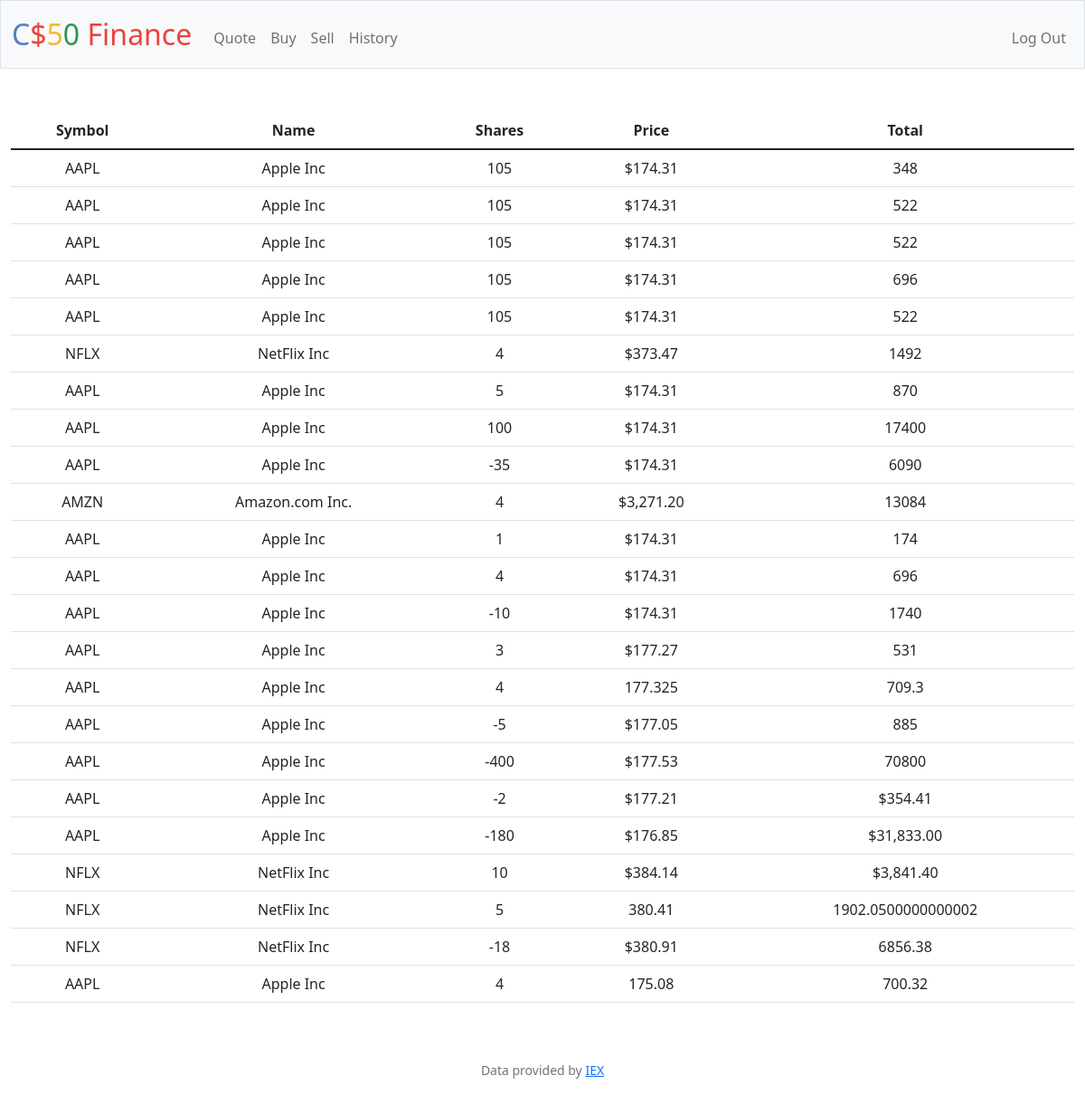
The app's page /history (signed in) with its own data.
### tables this page shows
CREATE TABLE stocks (id INTEGER, Symbol TEXT NOT NULL,Name TEXT NOT NULL,Share INTEGER,Price NUMERIC NOT NULL ,Total NUMERIC NOT NULL, timestamp TEXT, FOREIGN KEY(id) REFERENCES users(id));

### app.py (the view)
@app.route("/history")
@login_required
def history():
    user_id=session["user_id"]
    stocks_db = db.execute("SELECT * FROM stocks WHERE id = ?",user_id)
    return render_template("history.html", stocks=stocks_db)

### app.py (called while the page is built)
@app.after_request
def after_request(response):
    response.headers["Cache-Control"] = "no-cache, no-store, must-revalidate"
    response.headers["Expires"] = 0
    response.headers["Pragma"] = "no-cache"
    return response

### helpers.py (called while the page is built)
def login_required(f):
    @wraps(f)
    def decorated_function(*args, **kwargs):
        if session.get("user_id") is None:
            return redirect("/login")
        return f(*args, **kwargs)
    return decorated_function

### templates/history.html (shortened to what this page needs)
{% extends "layout.html" %}
{% block main %}
  <table class="table">
    <thead>
      <tr>
        <th>Symbol</th>
        <th>Name</th>
        <th>Shares</th>
        <th>Price</th>
        <th>Total</th>
      </tr>
    </thead>
    <tbody>
    {% for stocks in stocks %}
      <tr>
        <td>{{ stocks["Symbol"] }}</td>
        <td>{{ stocks["Name"] }}</td>
        <td>{{ stocks["Share"] }}</td>
        <td>{{ stocks["Price"] }}</td>
        <td>{{ stocks["Total"] }}</td>
      </tr>
    {% endfor %}
    </tbody>
  </table>
{% endblock %}

### templates/layout.html (shortened to what this page needs)
<!DOCTYPE html>
<html lang="en">
    <head>
        <link href="https://cdn.jsdelivr.net/npm/bootstrap@5.1.3/dist/css/bootstrap.min.css" rel="stylesheet">
        <link href="/static/styles.css" rel="stylesheet">
    </head>
    <body>
        <nav class="bg-light border navbar navbar-expand-md navbar-light">
            <div class="container-fluid">
                <a class="navbar-brand" href="/"><span class="blue">C</span><span class="red">$</span><span class="yellow">5</span><span class="green">0</span> <span class="red">Finance</span></a>
                <div class="collapse navbar-collapse" id="navbar">
                    {% if session["user_id"] %}
                        <ul class="navbar-nav me-auto mt-2">
                            <li class="nav-item"><a class="nav-link" href="/quote">Quote</a></li>
                            <li class="nav-item"><a class="nav-link" href="/buy">Buy</a></li>
                            <li class="nav-item"><a class="nav-link" href="/sell">Sell</a></li>
                            <li class="nav-item"><a class="nav-link" href="/history">History</a></li>
                        </ul>
                        <ul class="navbar-nav ms-auto mt-2">
                            <li class="nav-item"><a class="nav-link" href="/logout">Log Out</a></li>
                        </ul>
                    {% else %}
                        <ul class="navbar-nav ms-auto mt-2">
                            <li class="nav-item"><a class="nav-link" href="/register">Register</a></li>
                            <li class="nav-item"><a class="nav-link" href="/login">Log In</a></li>
                        </ul>
                    {% endif %}
                </div>
            </div>
        </nav>
        <main class="container-fluid py-5 text-center">
            {% block main %}{% endblock %}
        </main>
        <footer class="mb-5 small text-center text-muted">
            Data provided by <a href="https://iexcloud.io/">IEX</a>
        </footer>
    </body>
</html>

### static/styles.css (style rules this page uses)
nav .navbar-brand { font-size: xx-large; }
nav .navbar-brand .blue { color: #537fbe; }
nav .navbar-brand .red { color: #ea433b; }
nav .navbar-brand .yellow { color: #f5b82e; }
nav .navbar-brand .green { color: #2e944b; }

### records on screen
stocks: Symbol "AAPL", Name "Apple Inc", Share "105", Price "$174.31", Total "348"
stocks: Symbol "AAPL", Name "Apple Inc", Share "105", Price "$174.31", Total "522"
stocks: Symbol "AAPL", Name "Apple Inc", Share "105", Price "$174.31", Total "522"
stocks: Symbol "AAPL", Name "Apple Inc", Share "105", Price "$174.31", Total "696"
stocks: Symbol "AAPL", Name "Apple Inc", Share "105", Price "$174.31", Total "522"
stocks: Symbol "NFLX", Name "NetFlix Inc", Share "4", Price "$373.47", Total "1492"
stocks: Symbol "AAPL", Name "Apple Inc", Share "5", Price "$174.31", Total "870"
stocks: Symbol "AAPL", Name "Apple Inc", Share "100", Price "$174.31", Total "17400"
stocks: Symbol "AAPL", Name "Apple Inc", Share "-35", Price "$174.31", Total "6090"
stocks: Symbol "AMZN", Name "Amazon.com Inc.", Share "4", Price "$3,271.20", Total "13084"
stocks: Symbol "AAPL", Name "Apple Inc", Share "1", Price "$174.31", Total "174"
stocks: Symbol "AAPL", Name "Apple Inc", Share "4", Price "$174.31", Total "696"
stocks: Symbol "AAPL", Name "Apple Inc", Share "-10", Price "$174.31", Total "1740"
stocks: Symbol "AAPL", Name "Apple Inc", Share "3", Price "$177.27", Total "531"
stocks: Symbol "AAPL", Name "Apple Inc", Share "4", Price "177.325", Total "709.3"
stocks: Symbol "AAPL", Name "Apple Inc", Share "-5", Price "$177.05", Total "885"
stocks: Symbol "AAPL", Name "Apple Inc", Share "-400", Price "$177.53", Total "70800"
stocks: Symbol "AAPL", Name "Apple Inc", Share "-2", Price "$177.21", Total "$354.41"
stocks: Symbol "AAPL", Name "Apple Inc", Share "-180", Price "$176.85", Total "$31,833.00"
stocks: Symbol "NFLX", Name "NetFlix Inc", Share "10", Price "$384.14", Total "$3,841.40"
stocks: Symbol "NFLX", Name "NetFlix Inc", Share "5", Price "380.41", Total "1902.0500000000002"
stocks: Symbol "NFLX", Name "NetFlix Inc", Share "-18", Price "$380.91", Total "6856.38"
stocks: Symbol "AAPL", Name "Apple Inc", Share "4", Price "175.08", Total "700.32"
